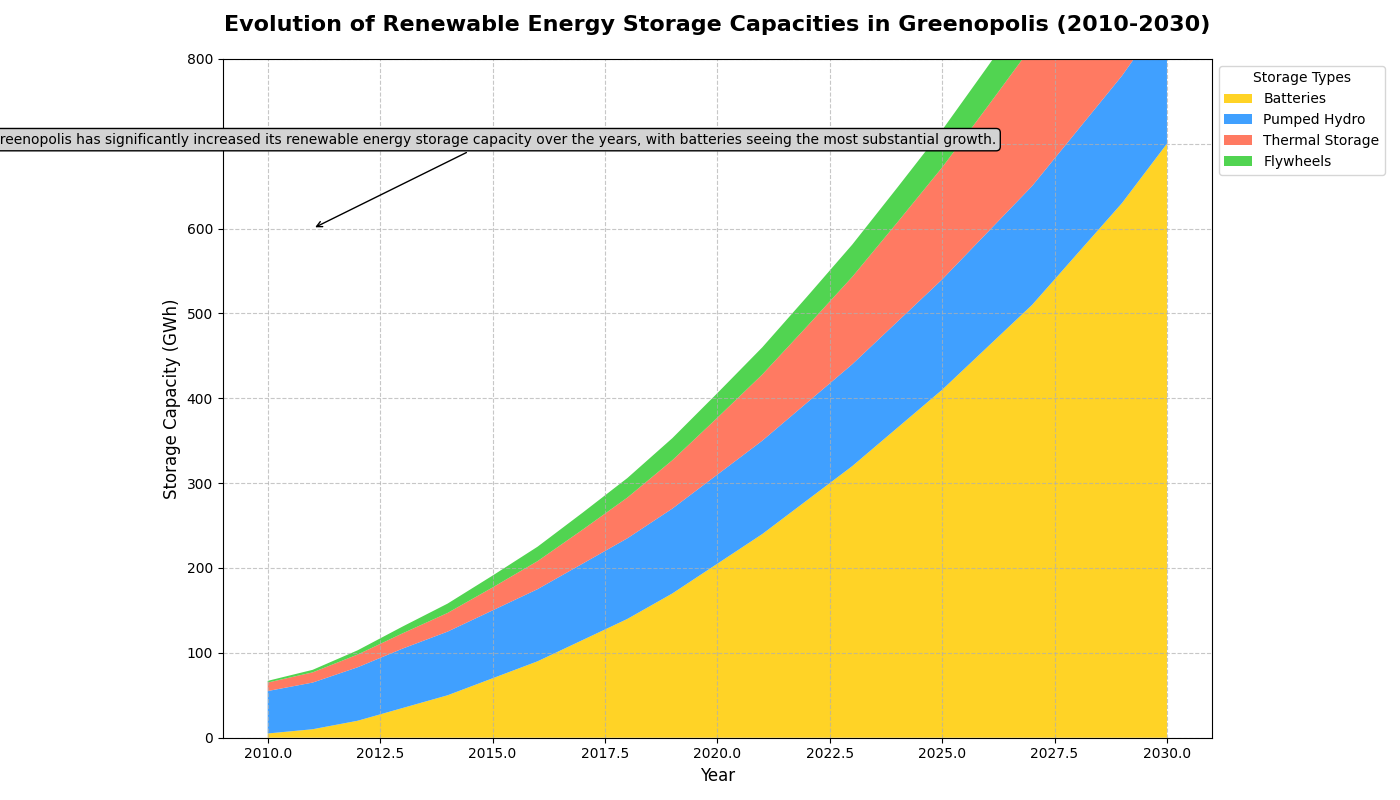

This chart was generated by the following Python code:
import matplotlib.pyplot as plt
import numpy as np

# Backstory: This chart shows the evolution of renewable energy storage capacities in the fictional island of Greenopolis from 2010 to 2030.
# The emphasis is on different types of storage methods: Batteries, Pumped Hydro, Thermal Storage, and Flywheels.

# Years from 2010 to 2030
years = np.arange(2010, 2031)

# Hypothetical data for renewable energy storage capacities (in GWh)
batteries = np.array([5, 10, 20, 35, 50, 70, 90, 115, 140, 170, 205, 240, 280, 320, 365, 410, 460, 510, 570, 630, 700])
pumped_hydro = np.array([50, 55, 63, 70, 75, 80, 85, 90, 95, 100, 105, 110, 115, 120, 125, 130, 135, 140, 145, 150, 155])
thermal_storage = np.array([10, 12, 15, 18, 22, 27, 33, 40, 48, 57, 67, 78, 90, 103, 117, 132, 148, 165, 183, 202, 222])
flywheels = np.array([2, 3, 5, 8, 11, 14, 17, 20, 23, 26, 29, 32, 35, 38, 41, 44, 47, 50, 53, 56, 59])

# Total storage capacity
total_storage = batteries + pumped_hydro + thermal_storage + flywheels

# Stacked data
storage_data = np.vstack((batteries, pumped_hydro, thermal_storage, flywheels))

# Plotting
fig, ax1 = plt.subplots(figsize=(14, 8))

# Stacked area plot
ax1.stackplot(years, storage_data, labels=['Batteries', 'Pumped Hydro', 'Thermal Storage', 'Flywheels'], 
              colors=['#FFCC00', '#1E90FF', '#FF6347', '#32CD32'], alpha=0.85)

# Title and Labels
ax1.set_title('Evolution of Renewable Energy Storage Capacities in Greenopolis (2010-2030)', 
              fontsize=16, fontweight='bold', pad=20)
ax1.set_xlabel('Year', fontsize=12)
ax1.set_ylabel('Storage Capacity (GWh)', fontsize=12)

# Legend
ax1.legend(loc='upper left', fontsize=10, bbox_to_anchor=(1, 1), title='Storage Types')

# Grid
ax1.grid(True, linestyle='--', alpha=0.7)

# Primary y-axis customization
ax1.set_ylim(0, 800)

# Adding a summary annotation
summary_text = "Greenopolis has significantly increased its renewable energy storage capacity over the years, " \
               "with batteries seeing the most substantial growth."

ax1.annotate(summary_text, xy=(2011, 600), xytext=(2015, 700),
             bbox=dict(boxstyle="round,pad=0.3", edgecolor='black', facecolor='lightgrey'),
             arrowprops=dict(facecolor='black', arrowstyle='->'),
             fontsize=10, ha='center')

# Adjust layout to prevent overlap
plt.tight_layout()

# Show the plot
plt.show()
